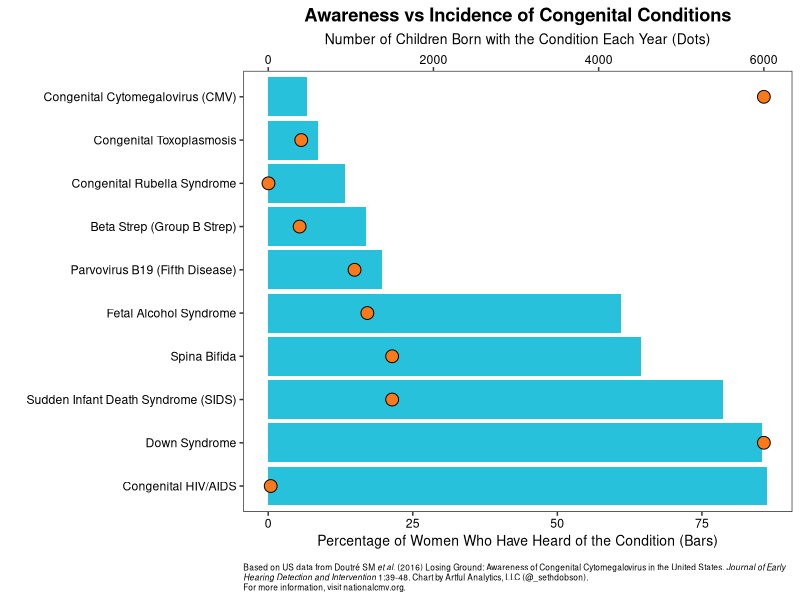

Generate this figure with R: (Note: this script raises an error after producing the figure.)
library(tidyverse)
library(cowplot)
library(ggtext)
library(magick)

# Get data from Doutre et al.

df <- tribble(
  ~condition, ~awareness, ~frequency,
  "Congenital Cytomegalovirus (CMV)", 6.7, 6000,
  "Congenital Toxoplasmosis", 8.53, 400,
  "Congenital Rubella Syndrome", 13.27, 3,
  "Beta Strep (Group B Strep)", 16.91, 380,
  "Parvovirus B19 (Fifth Disease)", 19.63, 1045,
  "Fetal Alcohol Syndrome", 61.04, 1200,
  "Spina Bifida", 64.54, 1500,
  "Sudden Infant Death Syndrome (SIDS)", 78.7, 1500,
  "Down Syndrome", 85.44, 6000,
  "Congenital HIV/AIDS", 86.33, 30
)

# Create chart

p <-
  df %>%
  ggplot(aes(x = reorder(condition, desc(awareness)), y = awareness)) +
  geom_col(fill = "#28C1DB") +
  geom_point(
    aes(x = condition, y = frequency / 70),
    size = 4,
    pch = 21,
    fill = "#FB791A"
  ) +
  scale_y_continuous(sec.axis = sec_axis(~ . * 70, name = "Number of Children Born with the Condition Each Year (Dots)")) +
  coord_flip() +
  labs(
    x = "",
    y = "Percentage of Women Who Have Heard of the Condition (Bars)",
    title = "Awareness vs Incidence of Congenital Conditions",
    caption = "Based on US data from Doutré SM *et al.* (2016) Losing Ground: Awareness of Congenital Cytomegalovirus 
    in the United States. *Journal of Early Hearing Detection and Intervention* 1:39-48. Chart by Artful Analytics, 
    LLC (@_sethdobson). <br>For more information, visit nationalcmv.org."
  ) +
  theme_bw() +
  theme(
    plot.title = element_markdown(face = "bold", hjust = .5),
    plot.caption = element_textbox_simple(size = 6, margin = margin(10, 0, 0, 0)),
    axis.text = element_text(color = "black"),
    axis.title = element_text(size = 10),
    axis.title.x = element_markdown()
  ) +
  background_grid(major = "none") +
  NULL

# Save chart

ggsave2(
  "images/cmv_awareness-vs-incidence.png", 
  plot = p, 
  width = 7, 
  height = 4
)
